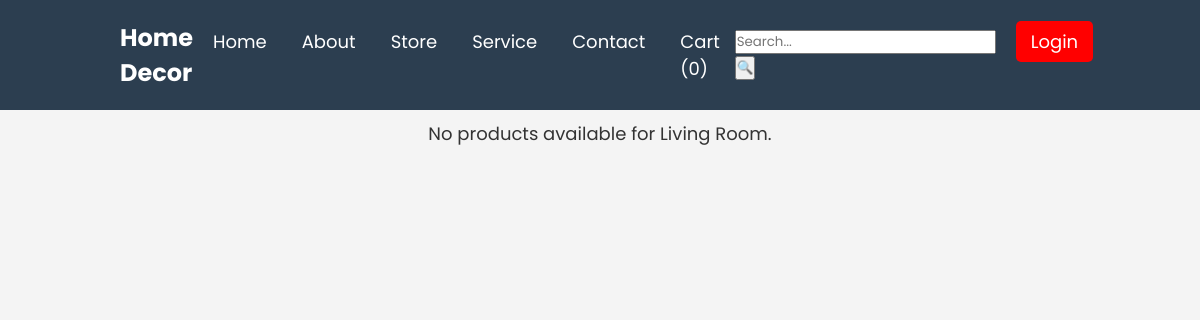
Page /living_room.php on the earlier database version.
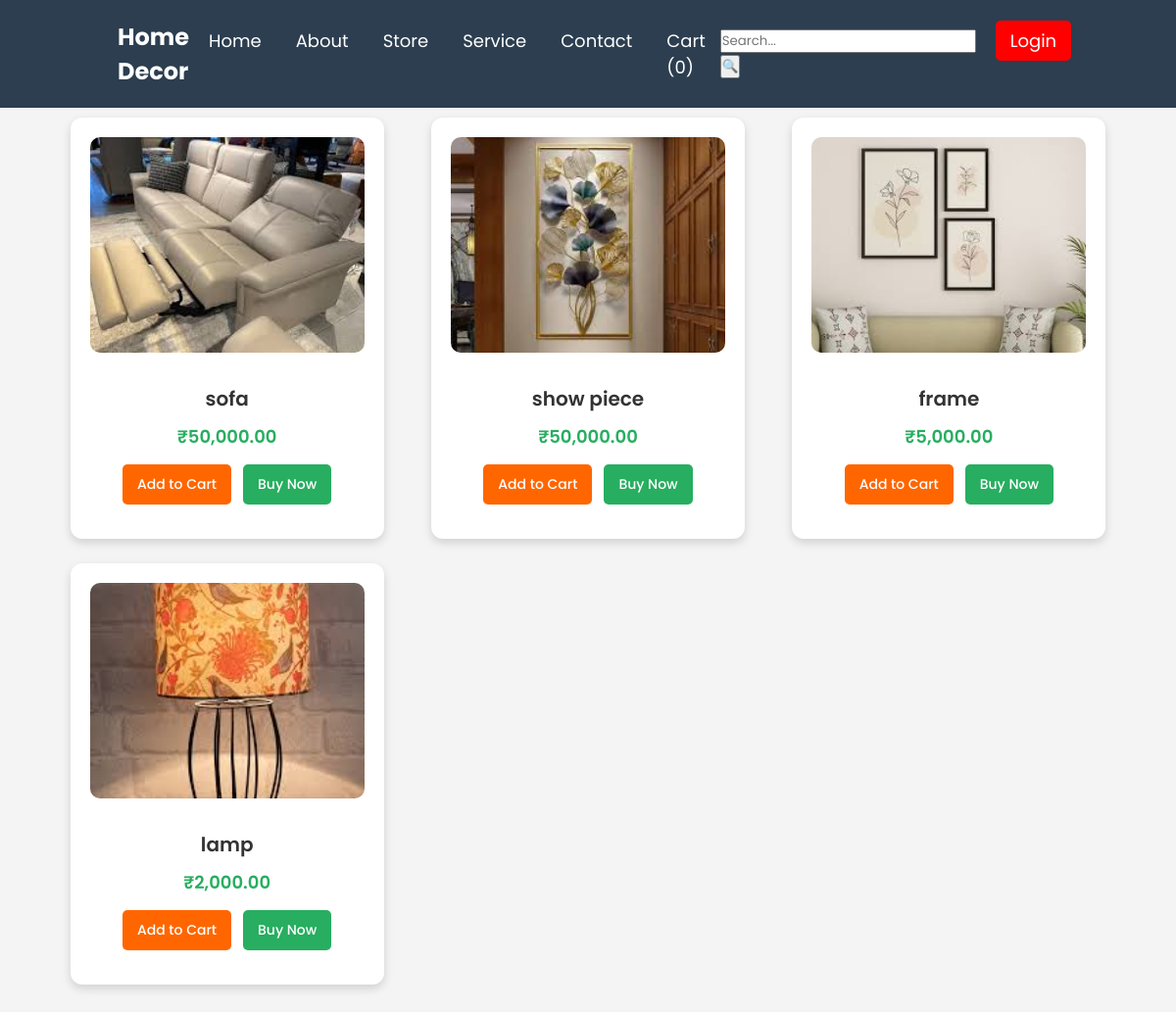
Same page on the later database version.
### tables this page shows
CREATE TABLE IF NOT EXISTS `products` (
  `id` int NOT NULL AUTO_INCREMENT,
  `name` varchar(255) NOT NULL,
  `description` text,
  `price` decimal(10,2) NOT NULL,
  `category` varchar(100) DEFAULT NULL,
  `image` varchar(255) DEFAULT NULL,
  `created_at` timestamp NULL DEFAULT CURRENT_TIMESTAMP,
  PRIMARY KEY (`id`)
);

### living_room.php (the view, shortened to what this page needs)
<?php
include 'db_connect.php';
$query = "SELECT * FROM products WHERE category = 'Living Room'";
$result = $conn->query($query);
?>
<!DOCTYPE html>
<html lang="en">
<head>
    <link rel="stylesheet" href="styles.css">
</head>
<body>
<header>
    <div class="logo">Home Decor</div>
    <?php include 'navbar.php'; ?>
</header>
<section class="store-container">
    <?php if ($result->num_rows > 0): ?>
        <?php while ($row = $result->fetch_assoc()) : ?>
            <div class="product-card">
                <img src="<?= $row['image']; ?>" alt="<?= $row['name']; ?>">
                <div class="product-info">
                    <h3><?= $row['name']; ?></h3>
                    <p class="price">₹<?= number_format($row['price'], 2); ?></p>
                    <div class="action-buttons">
                        <a href="cart.php?add=<?= $row['id']; ?>" class="btn cart-btn">Add to Cart</a>
                        <a href="checkout.php?buy=<?= $row['id']; ?>" class="btn buy-btn">Buy Now</a>
                    </div>
                </div>
            </div>
        <?php endwhile; ?>
    <?php else: ?>
        <p style="text-align: center; font-size: 18px;">No products available for Living Room.</p>
    <?php endif; ?>
</section>
</body>
</html>

### navbar.php (shortened to what this page needs)
<header>
    <div class="logo">Home Decor</div>
    <nav>
        <ul>
            <li><a href="index.php">Home</a></li>
            <li><a href="about.php">About</a></li>
            <li><a href="store.php">Store</a></li>
            <li><a href="service.php">Service</a></li>
            <li><a href="contact.php">Contact</a></li>
            <li><a href="view_cart.php">Cart (<?= count($_SESSION['cart'] ?? []); ?>)</a></li>
            <form action="search.php" method="GET" class="search-form">
                <input type="text" name="query" placeholder="Search..." required>
                <button type="submit">🔍</button>
            </form>
            <?php if (isset($_SESSION['user_id'])): ?>
                <li><a href="logout.php" class="logout-btn">Logout</a></li>
            <?php else: ?>
                <li><a href="login.php" class="login-btn">Login</a></li>
            <?php endif; ?>
        </ul>
    </nav>
</header>

### styles.css (style rules this page uses)
* { margin: 0; padding: 0; box-sizing: border-box; font-family: 'Poppins', sans-serif; }
body { background-color: #f5f5f5; color: #333; }
header { display: flex; justify-content: space-between; align-items: center; padding: 20px 10%; background: #2c3e50; color: white; position: fixed; width: 100%; top: 0; left: 0; }
.logo { font-size: 24px; font-weight: 600; }
nav ul { list-style: none; display: flex; }
nav ul li { margin: 0 15px; }
nav ul li a { color: white; text-decoration: none; font-size: 16px; }

### living_room.php (style rules this page uses)
body { font-family: 'Poppins', sans-serif; background-color: #f4f4f4; margin: 0; padding: 0; }
.store-container { width: 90%; margin: 120px auto 50px auto; display: grid; grid-template-columns: repeat(auto-fit, minmax(300px, 1fr)); gap: 25px; justify-items: center; }
.product-card { width: 320px; background: white; border-radius: 12px; box-shadow: 0 4px 10px rgba(0, 0, 0, 0.15); text-align: center; padding: 20px; transition: transform 0.3s, box-shadow 0.3s; }
.product-card img { width: 100%; height: 220px; border-radius: 10px; object-fit: cover; transition: 0.3s; }
.product-info { padding: 15px; }
.product-info h3 { font-size: 20px; font-weight: 600; color: #333; margin: 10px 0; }
.product-info .price { font-size: 18px; font-weight: 600; color: #27ae60; margin: 5px 0; }
.action-buttons { display: flex; justify-content: center; gap: 12px; margin-top: 15px; }
.btn { padding: 10px 15px; text-decoration: none; font-size: 14px; font-weight: 500; border-radius: 5px; transition: 0.3s; border: none; cursor: pointer; display: inline-block; }
.cart-btn { background: #ff6600; color: white; }
.buy-btn { background: #27ae60; color: white; }

### navbar.php (style rules this page uses)
header { position: fixed; z-index: 50; }
.logo { color: #fff; font-size: 24px; font-weight: bold; }
nav ul { list-style: none; display: flex; padding: 0; margin: 0; }
nav ul li { margin-left: 20px; }
nav ul li a { text-decoration: none; color: #fff; font-size: 18px; transition: 0.3s; }
.logout-btn, .login-btn { background: red; color: white; padding: 8px 15px; border-radius: 5px; text-decoration: none; }

Differences in the rows shown:
added products: image+name (picture), name "sofa", price "50,000.00"
added products: image (picture), name "show piece", price "50,000.00"
added products: image (picture), name "frame", price "5,000.00"
added products: image+name (picture), name "lamp", price "2,000.00"
Other differences:
text no longer shown: "No products available for Living Room."
